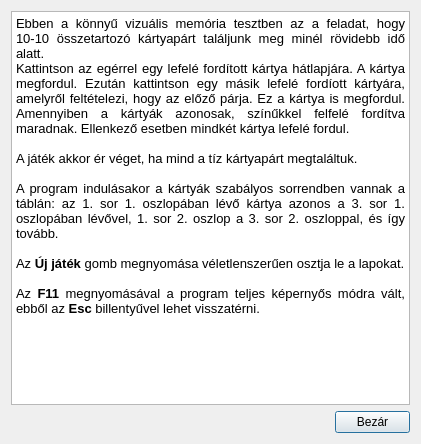
<?xml version="1.0" encoding="UTF-8"?>
<ui version="4.0">
 <class>HelpDialog</class>
 <widget class="QDialog" name="HelpDialog">
  <property name="geometry">
   <rect>
    <x>0</x>
    <y>0</y>
    <width>421</width>
    <height>444</height>
   </rect>
  </property>
  <property name="minimumSize">
   <size>
    <width>376</width>
    <height>272</height>
   </size>
  </property>
  <property name="contextMenuPolicy">
   <enum>Qt::NoContextMenu</enum>
  </property>
  <property name="windowTitle">
   <string>Segítség a játékhoz</string>
  </property>
  <property name="modal">
   <bool>true</bool>
  </property>
  <layout class="QGridLayout" name="gridLayout">
   <item row="0" column="0" colspan="2">
    <widget class="QTextBrowser" name="textBrowser">
     <property name="minimumSize">
      <size>
       <width>361</width>
       <height>192</height>
      </size>
     </property>
     <property name="styleSheet">
      <string notr="true">background-image: url(:/images/helpbckgrnd.jpg);</string>
     </property>
     <property name="html">
      <string>&lt;!DOCTYPE HTML PUBLIC &quot;-//W3C//DTD HTML 4.0//EN&quot; &quot;http://www.w3.org/TR/REC-html40/strict.dtd&quot;&gt;
&lt;html&gt;&lt;head&gt;&lt;meta name=&quot;qrichtext&quot; content=&quot;1&quot; /&gt;&lt;style type=&quot;text/css&quot;&gt;
p, li { white-space: pre-wrap; }
&lt;/style&gt;&lt;/head&gt;&lt;body style=&quot; font-family:'MS Shell Dlg 2'; font-size:8.25pt; font-weight:400; font-style:normal;&quot;&gt;
&lt;p align=&quot;justify&quot; style=&quot; margin-top:0px; margin-bottom:0px; margin-left:0px; margin-right:0px; -qt-block-indent:0; text-indent:0px;&quot;&gt;&lt;span style=&quot; font-size:10pt;&quot;&gt;Ebben a könnyű vizuális memória tesztben az a feladat, hogy 10-10 összetartozó kártyapárt találjunk meg minél rövidebb idő alatt.&lt;br /&gt;Kattintson az egérrel egy lefelé fordított kártya hátlapjára. A kártya megfordul. Ezután kattintson egy másik lefelé fordíott kártyára, amelyről feltételezi, hogy az előző párja. Ez a kártya is megfordul. Amennyiben a kártyák azonosak, színűkkel felfelé fordítva maradnak. Ellenkező esetben mindkét kártya lefelé fordul.&lt;br /&gt;&lt;br /&gt;A játék akkor ér véget, ha mind a tíz kártyapárt megtaláltuk.&lt;br /&gt;&lt;br /&gt;A program indulásakor a kártyák szabályos sorrendben vannak a táblán: az 1. sor 1. oszlopában lévő kártya azonos a 3. sor 1. oszlopában lévővel, 1. sor 2. oszlop a 3. sor 2. oszloppal, és így tovább.&lt;br /&gt;&lt;br /&gt;Az&lt;/span&gt;&lt;span style=&quot; font-size:10pt; font-weight:600;&quot;&gt; Új játék&lt;/span&gt;&lt;span style=&quot; font-size:10pt;&quot;&gt; gomb megnyomása véletlenszerűen osztja le a lapokat.&lt;br /&gt;&lt;br /&gt;Az &lt;/span&gt;&lt;span style=&quot; font-size:10pt; font-weight:600;&quot;&gt;F11&lt;/span&gt;&lt;span style=&quot; font-size:10pt;&quot;&gt; megnyomásával a program teljes képernyős módra vált, ebből az &lt;/span&gt;&lt;span style=&quot; font-size:10pt; font-weight:600;&quot;&gt;Esc &lt;/span&gt;&lt;span style=&quot; font-size:10pt;&quot;&gt;billentyűvel lehet visszatérni.&lt;br /&gt;&lt;br /&gt;&lt;/span&gt;&lt;/p&gt;&lt;/body&gt;&lt;/html&gt;</string>
     </property>
    </widget>
   </item>
   <item row="1" column="0">
    <spacer name="horizontalSpacer">
     <property name="orientation">
      <enum>Qt::Horizontal</enum>
     </property>
     <property name="sizeHint" stdset="0">
      <size>
       <width>274</width>
       <height>20</height>
      </size>
     </property>
    </spacer>
   </item>
   <item row="1" column="1">
    <widget class="QPushButton" name="pushButton">
     <property name="maximumSize">
      <size>
       <width>75</width>
       <height>23</height>
      </size>
     </property>
     <property name="text">
      <string>Bezár</string>
     </property>
    </widget>
   </item>
  </layout>
 </widget>
 <resources/>
 <connections/>
</ui>
